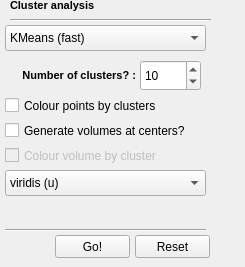
    <widget class="QWidget" name="page_16">
     <widget class="QLabel" name="label_7">
      <property name="geometry">
       <rect>
        <x>10</x>
        <y>-10</y>
        <width>171</width>
        <height>31</height>
       </rect>
      </property>
      <property name="font">
       <font>
        <pointsize>8</pointsize>
        <weight>75</weight>
        <bold>true</bold>
       </font>
      </property>
      <property name="text">
       <string>Cluster analysis</string>
      </property>
     </widget>
     <widget class="QLabel" name="label_11">
      <property name="geometry">
       <rect>
        <x>15</x>
        <y>60</y>
        <width>121</width>
        <height>31</height>
       </rect>
      </property>
      <property name="font">
       <font>
        <pointsize>8</pointsize>
        <weight>75</weight>
        <bold>true</bold>
       </font>
      </property>
      <property name="toolTip">
       <string>Determines the number of classes, groups or clusters generated by kmeans</string>
      </property>
      <property name="text">
       <string>&lt;html&gt;&lt;head/&gt;&lt;body&gt;&lt;p align=&quot;right&quot;&gt;Number of clusters? :&lt;/p&gt;&lt;/body&gt;&lt;/html&gt;</string>
      </property>
     </widget>
     <widget class="QSpinBox" name="spinBox_2">
      <property name="geometry">
       <rect>
        <x>140</x>
        <y>60</y>
        <width>61</width>
        <height>31</height>
       </rect>
      </property>
      <property name="value">
       <number>10</number>
      </property>
     </widget>
     <widget class="QPushButton" name="pushButton_23">
      <property name="geometry">
       <rect>
        <x>55</x>
        <y>235</y>
        <width>75</width>
        <height>23</height>
       </rect>
      </property>
      <property name="toolTip">
       <string>Start analysis.</string>
      </property>
      <property name="text">
       <string>Go!</string>
      </property>
     </widget>
     <widget class="QPushButton" name="pushButton_24">
      <property name="geometry">
       <rect>
        <x>135</x>
        <y>235</y>
        <width>75</width>
        <height>23</height>
       </rect>
      </property>
      <property name="toolTip">
       <string>Clear previous results.</string>
      </property>
      <property name="text">
       <string>Reset</string>
      </property>
     </widget>
     <widget class="Line" name="line_3">
      <property name="geometry">
       <rect>
        <x>10</x>
        <y>10</y>
        <width>201</width>
        <height>20</height>
       </rect>
      </property>
      <property name="orientation">
       <enum>Qt::Horizontal</enum>
      </property>
     </widget>
     <widget class="Line" name="line_5">
      <property name="geometry">
       <rect>
        <x>5</x>
        <y>220</y>
        <width>201</width>
        <height>20</height>
       </rect>
      </property>
      <property name="orientation">
       <enum>Qt::Horizontal</enum>
      </property>
     </widget>
     <widget class="QCheckBox" name="checkBox_5">
      <property name="geometry">
       <rect>
        <x>5</x>
        <y>95</y>
        <width>176</width>
        <height>21</height>
       </rect>
      </property>
      <property name="toolTip">
       <string>Colour scatterplot by k means cluster indicies</string>
      </property>
      <property name="text">
       <string>Colour points by clusters</string>
      </property>
     </widget>
     <widget class="QCheckBox" name="checkBox_6">
      <property name="geometry">
       <rect>
        <x>5</x>
        <y>115</y>
        <width>231</width>
        <height>31</height>
       </rect>
      </property>
      <property name="toolTip">
       <string>For each cluster center, generate a volume and display it in ChimeraX.</string>
      </property>
      <property name="text">
       <string>Generate volumes at centers?</string>
      </property>
     </widget>
     <widget class="QComboBox" name="comboBox_4">
      <property name="enabled">
       <bool>true</bool>
      </property>
      <property name="geometry">
       <rect>
        <x>5</x>
        <y>25</y>
        <width>201</width>
        <height>26</height>
       </rect>
      </property>
      <property name="toolTip">
       <string>To enable, first import a latent space.</string>
      </property>
      <item>
       <property name="text">
        <string>KMeans (fast)</string>
       </property>
      </item>
      <item>
       <property name="text">
        <string>Affinity Propagation (slow)</string>
       </property>
      </item>
      <item>
       <property name="text">
        <string>MeanShift (slow)</string>
       </property>
      </item>
      <item>
       <property name="text">
        <string>Spectral Clustering (slow)</string>
       </property>
      </item>
      <item>
       <property name="text">
        <string>Ward (fast)</string>
       </property>
      </item>
      <item>
       <property name="text">
        <string>Agglomerative Clustering (fast)</string>
       </property>
      </item>
      <item>
       <property name="text">
        <string>DBSCAN (fast)</string>
       </property>
      </item>
      <item>
       <property name="text">
        <string>OPTICS (slow)</string>
       </property>
      </item>
      <item>
       <property name="text">
        <string>BIRCH (fast)</string>
       </property>
      </item>
      <item>
       <property name="text">
        <string>Gaussian Mixture (fast)</string>
       </property>
      </item>
     </widget>
     <widget class="QComboBox" name="comboBox_5">
      <property name="enabled">
       <bool>true</bool>
      </property>
      <property name="geometry">
       <rect>
        <x>5</x>
        <y>170</y>
        <width>201</width>
        <height>26</height>
       </rect>
      </property>
      <property name="toolTip">
       <string>To enable, first import a latent space.</string>
      </property>
      <item>
       <property name="text">
        <string>viridis (u)</string>
       </property>
      </item>
      <item>
       <property name="text">
        <string>plasma (u)</string>
       </property>
      </item>
      <item>
       <property name="text">
        <string>inferno (u)</string>
       </property>
      </item>
      <item>
       <property name="text">
        <string>magma (u)</string>
       </property>
      </item>
      <item>
       <property name="text">
        <string>cividis (u)</string>
       </property>
      </item>
      <item>
       <property name="text">
        <string>twilight (c)</string>
       </property>
      </item>
      <item>
       <property name="text">
        <string>hsv (c)</string>
       </property>
      </item>
      <item>
       <property name="text">
        <string>seismic (d)</string>
       </property>
      </item>
      <item>
       <property name="text">
        <string>coolwarm (d)</string>
       </property>
      </item>
      <item>
       <property name="text">
        <string>Spectral (d)</string>
       </property>
      </item>
      <item>
       <property name="text">
        <string>PiYG (d)</string>
       </property>
      </item>
      <item>
       <property name="text">
        <string>PRGn (d)</string>
       </property>
      </item>
      <item>
       <property name="text">
        <string>RdGy (d)</string>
       </property>
      </item>
      <item>
       <property name="text">
        <string>bwr (d)</string>
       </property>
      </item>
     </widget>
     <widget class="QCheckBox" name="checkBox_2">
      <property name="enabled">
       <bool>false</bool>
      </property>
      <property name="geometry">
       <rect>
        <x>5</x>
        <y>145</y>
        <width>221</width>
        <height>21</height>
       </rect>
      </property>
      <property name="toolTip">
       <string>Colour reconstruction within ChimeraX based on cluster label. To enable, first run kmeans.</string>
      </property>
      <property name="whatsThis">
       <string/>
      </property>
      <property name="accessibleDescription">
       <string/>
      </property>
      <property name="text">
       <string>Colour volume by cluster</string>
      </property>
     </widget>
    </widget>
